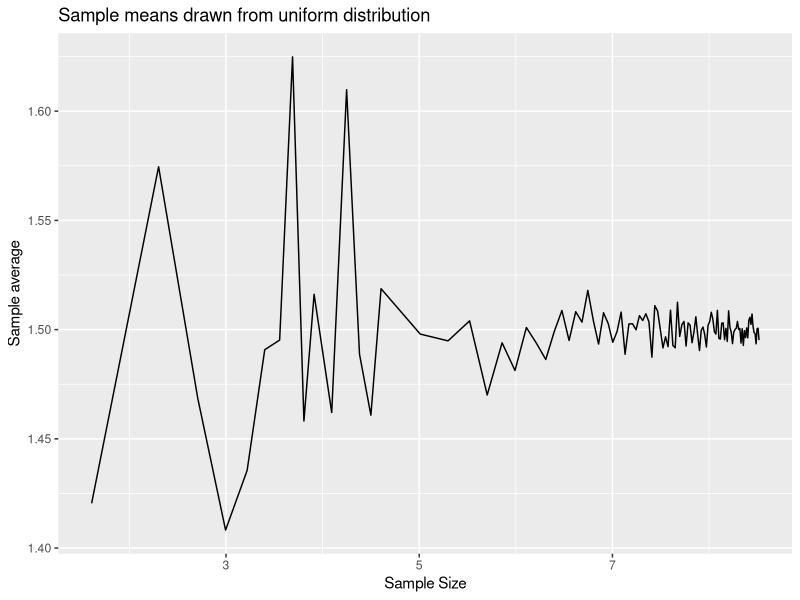
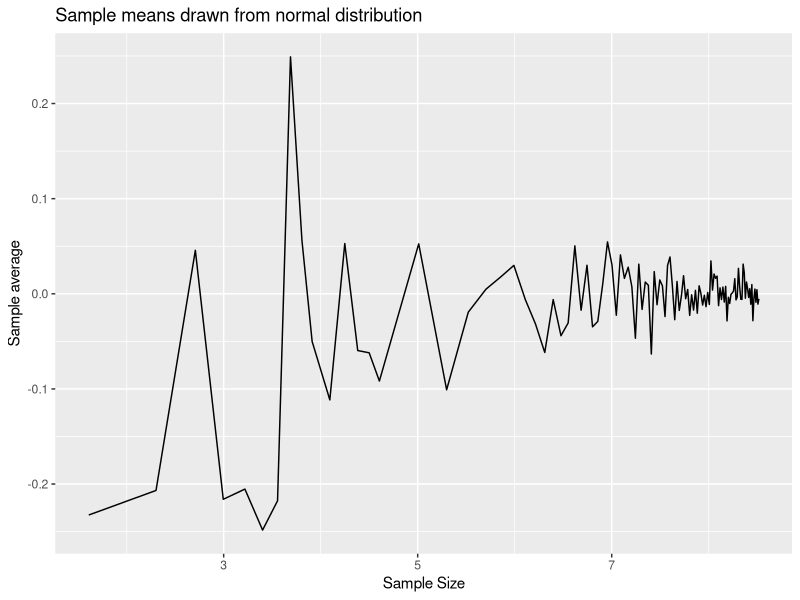
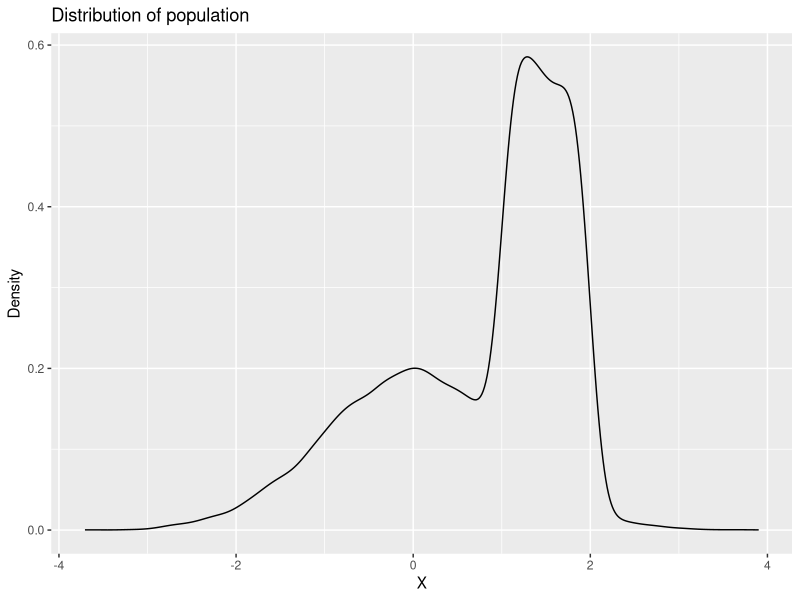
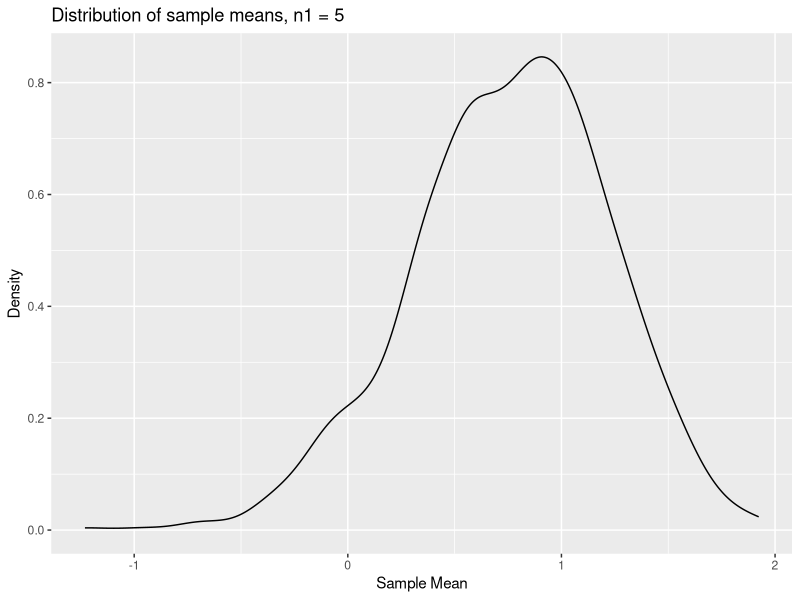
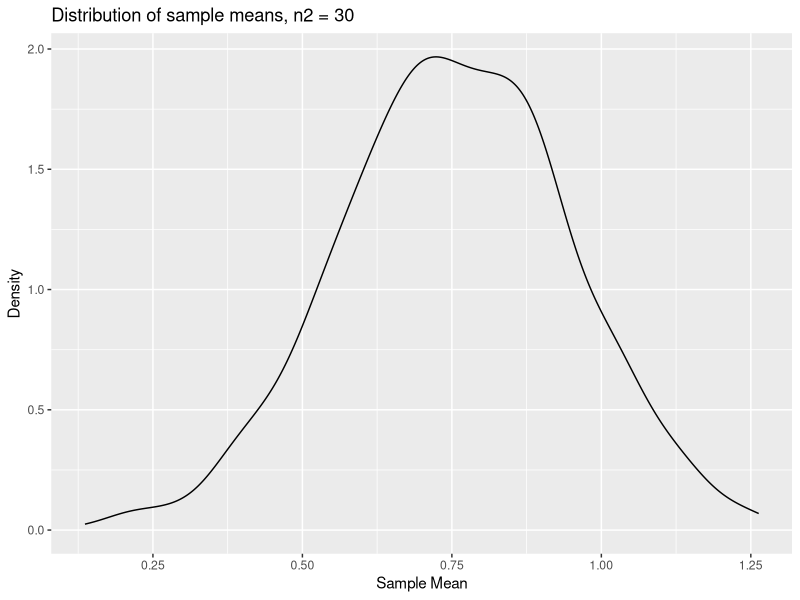
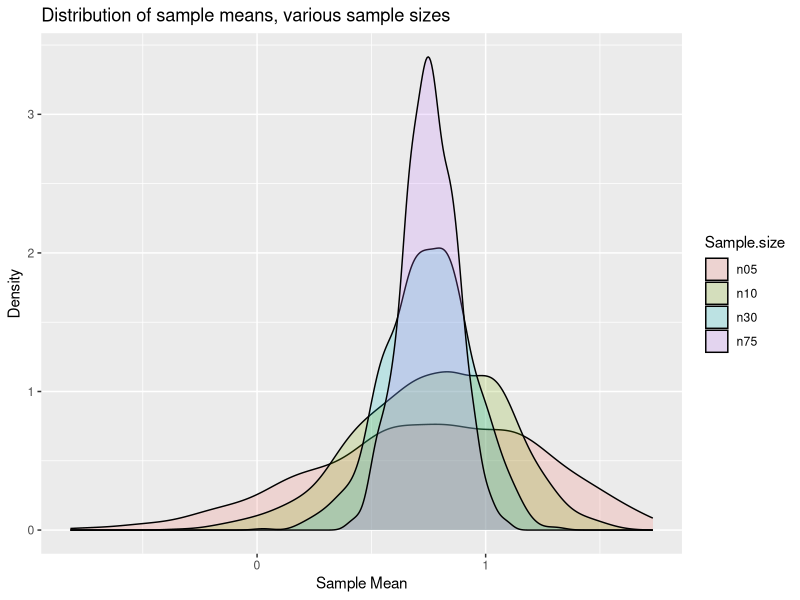
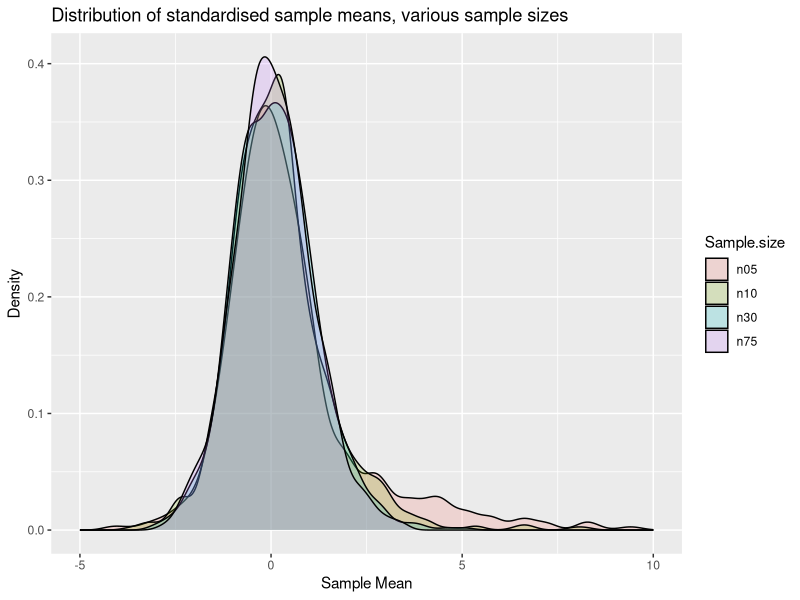
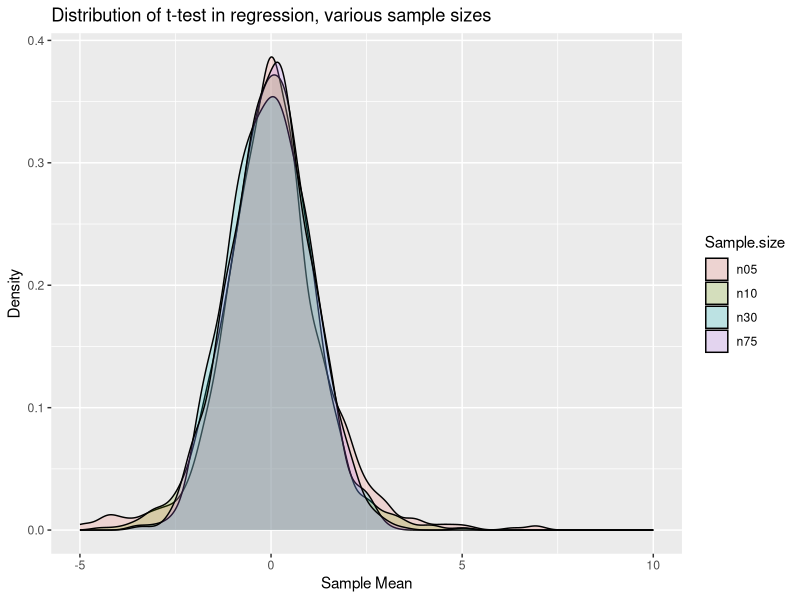

These figures' R source, in order:
## ---- chunk 1
knitr::opts_chunk$set(echo = TRUE, warning = FALSE, message = FALSE)
## ---- chunk 2
library(tidyverse)
library(ggplot2)
## ---- chunk 3
n <- 10
# set lower and upper bound for uniform
lb <- 1
ub <- 2
# set parameters for normal r.v.
mu <- 0
std <- 1

# raw random variables
x1 <- runif(n,lb,ub)  # sampled from uniforn distribution between 1 and 2
x2 <- rnorm(n, mean=mu, sd=std)  # sampled from normal distribution with mean 0 and sd = 1
mean1 <- mean(x1)
mean2 <- mean(x2)
paste("Sample 1 mean = ", mean1)
paste("Sample 2 mean = ", mean2)

## ---- chunk 4
n_sel1 <- seq(5,50,5)
n_sel2 <- seq(60,100,10)
n_sel3 <- seq(150,5000,50)
n_sel <- c(n_sel1,n_sel2,n_sel3)
## ---- chunk 5
# start by creating containers into which to save the sample means
save_mean1 = rep(NA,length(n_sel))
save_mean2 = rep(NA,length(n_sel))

for (i in (1:length(n_sel))) {
  n <- n_sel[i]
  save_mean1[i] <- mean(runif(n,lb,ub))  
  save_mean2[i] <- mean(rnorm(n, mean=mu, sd=std))
}
## ---- chunk 6
results <- data.frame(n = n_sel, mean1 = save_mean1, mean2 = save_mean2 )
## ---- chunk 7
p1 <- ggplot(results, aes(x = log(n), y=mean1)) + 
  geom_line() +
  labs(x = "Sample Size", y = "Sample average", title = "Sample means drawn from uniform distribution")
p1
## ---- chunk 8
p2 <- ggplot(results, aes(x = log(n), y=mean2)) + 
  geom_line() +
  labs(x = "Sample Size", y = "Sample average", title = "Sample means drawn from normal distribution")
p2
## ---- chunk 9
n <- 10000
# set lower bound for uniform
lb <- 1
ub <- 2
# set parameters for normal r.v.
mu <- 0
std <- 1

# raw random variables
x1 <- runif(n,lb,ub)  # sampled from uniforn distribution between 1 and 2
x2 <- rnorm(n, mean=mu, sd=std)  # sampled from normal distribution with mean 0 and sd = 1

Xpop <- append(x1,x2)
## ---- chunk 10
Xpop.df <- data.frame(x = Xpop)
p_denpop <- ggplot(Xpop.df,aes(x=x)) + 
  geom_density() +
  labs(x = "X", y = "Density", title = "Distribution of population")
p_denpop
## ---- chunk 11
mu_x = mean(Xpop)
paste("Population mean =", mu_x)
# as sd calculates sample sd we correct to get pop sd
std_x = sd(Xpop)*((length(Xpop)-1)/length(Xpop)) 
paste("Population standard error =", std_x)
## ---- chunk 12
n1 <- 5
n2 <- 30
reps <- 1000
save_mean3 <- rep(NA,reps)
save_mean4 <- rep(NA,reps)

for (i in 1:reps) {
  save_mean3[i] <- mean(sample(Xpop,n1)) # by default this samples without replacement
  save_mean4[i] <- mean(sample(Xpop,n2)) 
}
## ---- chunk 13
results.clt <- data.frame(sm1 = save_mean3, sm2 = save_mean4)
p_densm1 <- ggplot(results.clt,aes(x=sm1)) + 
  geom_density() + 
  labs(x = "Sample Mean", y = "Density", title = "Distribution of sample means, n1 = 5")
p_densm1

## ---- chunk 14
results.clt <- data.frame(sm1 = save_mean3, sm2 = save_mean4)
p_densm2 <- ggplot(results.clt,aes(x=sm2)) + 
  geom_density() + 
  labs(x = "Sample Mean", y = "Density", title = "Distribution of sample means, n2 = 30")
p_densm2

## ---- chunk 15
n_sel.clt <- c(5,10,30, 75)
reps <- 1000

# now the container in which we save results is a matrix
save_mean5 <- matrix(NA, nrow = reps, ncol = length(n_sel.clt))
for (j in (1:length(n_sel.clt))) {
  n.clt <- n_sel.clt[j] # select a sample size
  for (i in 1:reps) {
    save_mean5[i,j] <- mean(sample(Xpop,n.clt)) # by default this samples without replacement
  }
}
## ---- chunk 16
col_names <- c(sprintf("n%02d", n_sel.clt))  # this creates variable names
# this puts the cols of save_mean5 into a dataframe and adds the col_names
results.clt <- save_mean5 %>% data.frame() %>% setNames(col_names)
## ---- chunk 17
results.clt.long <- results.clt %>% pivot_longer(cols = starts_with("n"), 
                                                 names_to = "Sample.size", 
                                                 values_to = "sm")
## ---- chunk 18
p.clt <- ggplot(results.clt.long, aes(x=sm, fill=Sample.size)) +
  geom_density(alpha=0.2) +
  labs(x = "Sample Mean", y = "Density", title = "Distribution of sample means, various sample sizes")
p.clt

## ---- chunk 19
n_sel.clt <- c(5,10,30, 75)
reps <- 1000

# now the container in which we save results is a matrix
save_mean6 <- matrix(NA, nrow = reps, ncol = length(n_sel.clt))
for (j in (1:length(n_sel.clt))) {
  n.clt <- n_sel.clt[j] # select a sample size
  for (i in 1:reps) {
    x_sample <- sample(Xpop,n.clt)
    xbar <- mean(x_sample)
    s.x <- sd(x_sample)
    s.xbar <- s.x/sqrt(n.clt)
    save_mean6[i,j] <- ((xbar-mu_x)/s.xbar)
  }
}
col_names <- c(sprintf("n%02d", n_sel.clt))  # this creates variable names
results.clt2 <- save_mean6 %>% data.frame() %>% setNames(col_names)
results.clt2.long <- results.clt2 %>% pivot_longer(cols = starts_with("n"), 
                                                 names_to = "Sample.size", 
                                                 values_to = "sm")
## ---- chunk 20
p.clt2 <- ggplot(results.clt2.long, aes(x=sm, fill=Sample.size)) +
  geom_density(alpha=0.2) +
  xlim(-5, 10) +
  labs(x = "Sample Mean", y = "Density", title = "Distribution of standardised sample means, various sample sizes")
p.clt2
## ---- chunk 21
# set lower and upper bound for x
lb <- 1
ub <- 10

# set parameters for normal r.v. for error term
mu <- 0
std <- 1

# We simulate a large population
n <- 1000000

# raw random variables
x <- runif(n,lb,ub)  # sampled from uniforn distribution between 1 and 10
u <- rnorm(n, mean=mu, sd=std)  # sampled from normal distribution with mean 0 and sd = 1

# now we set the model parameters
alpha <- -3
beta <- 0.7

# now calculate the Y values
y <- alpha + beta * x + u
## ---- chunk 22
n_sel.clt <- c(5,10,30, 75)
reps <- 1000

# now the container in which we save results is a matrix
save_mean7 <- matrix(NA, nrow = reps, ncol = length(n_sel.clt))
for (j in (1:length(n_sel.clt))) {
  n.clt <- n_sel.clt[j] # select a sample size
  for (i in 1:reps) {
    selobs <- sample(1:length(y),n.clt) # samples n.clt observations, these are the obs numbers
    x_sample <- x[selobs]  # ensures that same obs are sampled from x and y
    y_sample <- y[selobs]
    OLS.clt <- lm(y_sample~x_sample)
    sOLS.clt <- summary(OLS.clt) # save regression results, makes coefficient estimates and their se available
    betahat <- sOLS.clt$coefficients["x_sample", "Estimate"]
    sebetahat <- sOLS.clt$coefficients["x_sample", "Std. Error"]
    save_mean7[i,j] <- ((betahat-beta)/sebetahat)
  }
}
col_names <- c(sprintf("n%02d", n_sel.clt))  # this creates variable names
results.clt3 <- save_mean7 %>% data.frame() %>% setNames(col_names)
results.clt3.long <- results.clt3 %>% pivot_longer(cols = starts_with("n"), 
                                                 names_to = "Sample.size", 
                                                 values_to = "sm")
## ---- chunk 23
p.clt3 <- ggplot(results.clt3.long, aes(x=sm, fill=Sample.size)) +
  geom_density(alpha=0.2) +
  xlim(-5, 10) +
  labs(x = "Sample Mean", y = "Density", title = "Distribution of t-test in regression, various sample sizes")

p.clt3
